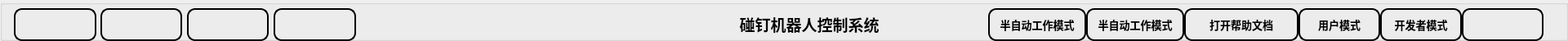
   <widget class="QGroupBox" name="groupBox">
    <property name="geometry">
     <rect>
      <x>9</x>
      <y>9</y>
      <width>1920</width>
      <height>50</height>
     </rect>
    </property>
    <property name="minimumSize">
     <size>
      <width>1920</width>
      <height>50</height>
     </size>
    </property>
    <property name="maximumSize">
     <size>
      <width>1960</width>
      <height>45</height>
     </size>
    </property>
    <property name="styleSheet">
     <string notr="true">QGroupBox#groupBox{
	background-color: qlineargradient(spread:pad, x1:0, y1:1, x2:0, y2:0, stop:0 rgba(125, 160, 255, 0), stop:1 rgba(125, 160, 255, 255));
	border: none;
}</string>
    </property>
    <property name="title">
     <string/>
    </property>
    <widget class="QPushButton" name="btn_developerMode_">
     <property name="geometry">
      <rect>
       <x>1690</x>
       <y>10</y>
       <width>100</width>
       <height>40</height>
      </rect>
     </property>
     <property name="minimumSize">
      <size>
       <width>100</width>
       <height>40</height>
      </size>
     </property>
     <property name="maximumSize">
      <size>
       <width>120</width>
       <height>60</height>
      </size>
     </property>
     <property name="font">
      <font>
       <family>等线</family>
       <pointsize>10</pointsize>
       <weight>75</weight>
       <bold>true</bold>
      </font>
     </property>
     <property name="cursor">
      <cursorShape>PointingHandCursor</cursorShape>
     </property>
     <property name="styleSheet">
      <string notr="true">QPushButton {
    border: 2px solid black;
    border-radius: 10px;
}</string>
     </property>
     <property name="text">
      <string>开发者模式</string>
     </property>
    </widget>
    <widget class="QPushButton" name="btn_userMode_">
     <property name="geometry">
      <rect>
       <x>1590</x>
       <y>10</y>
       <width>100</width>
       <height>40</height>
      </rect>
     </property>
     <property name="minimumSize">
      <size>
       <width>100</width>
       <height>40</height>
      </size>
     </property>
     <property name="maximumSize">
      <size>
       <width>120</width>
       <height>60</height>
      </size>
     </property>
     <property name="font">
      <font>
       <family>等线</family>
       <pointsize>10</pointsize>
       <weight>75</weight>
       <bold>true</bold>
      </font>
     </property>
     <property name="cursor">
      <cursorShape>PointingHandCursor</cursorShape>
     </property>
     <property name="styleSheet">
      <string notr="true">QPushButton {
    border: 2px solid black;
    border-radius: 10px;
}</string>
     </property>
     <property name="text">
      <string>用户模式</string>
     </property>
    </widget>
    <widget class="QPushButton" name="btn_cleanError_">
     <property name="geometry">
      <rect>
       <x>229</x>
       <y>10</y>
       <width>100</width>
       <height>40</height>
      </rect>
     </property>
     <property name="minimumSize">
      <size>
       <width>100</width>
       <height>40</height>
      </size>
     </property>
     <property name="maximumSize">
      <size>
       <width>120</width>
       <height>30</height>
      </size>
     </property>
     <property name="font">
      <font>
       <family>等线</family>
       <pointsize>14</pointsize>
      </font>
     </property>
     <property name="cursor">
      <cursorShape>PointingHandCursor</cursorShape>
     </property>
     <property name="styleSheet">
      <string notr="true">QPushButton{
	border-radius:10%;
	border:2px solid black;
	image: url(:/img/images/icon_cleanError.png);
}
QPushButton::pressed{
	background-color: rgb(131, 255, 148);
}



</string>
     </property>
     <property name="text">
      <string/>
     </property>
    </widget>
    <widget class="QPushButton" name="btn_errorStop_">
     <property name="geometry">
      <rect>
       <x>335</x>
       <y>10</y>
       <width>101</width>
       <height>40</height>
      </rect>
     </property>
     <property name="minimumSize">
      <size>
       <width>100</width>
       <height>40</height>
      </size>
     </property>
     <property name="maximumSize">
      <size>
       <width>120</width>
       <height>30</height>
      </size>
     </property>
     <property name="font">
      <font>
       <family>等线</family>
       <pointsize>14</pointsize>
      </font>
     </property>
     <property name="cursor">
      <cursorShape>PointingHandCursor</cursorShape>
     </property>
     <property name="styleSheet">
      <string notr="true">QPushButton{
	border-radius:10%;
	border:2px solid black;
	image: url(:/img/images/icon_emerStop.png);
}
QPushButton:pressed{
	background-color: rgb(131, 255, 148);
}



</string>
     </property>
     <property name="text">
      <string/>
     </property>
    </widget>
    <widget class="QPushButton" name="btn_enable_">
     <property name="geometry">
      <rect>
       <x>17</x>
       <y>10</y>
       <width>101</width>
       <height>40</height>
      </rect>
     </property>
     <property name="minimumSize">
      <size>
       <width>100</width>
       <height>40</height>
      </size>
     </property>
     <property name="maximumSize">
      <size>
       <width>120</width>
       <height>30</height>
      </size>
     </property>
     <property name="font">
      <font>
       <family>等线</family>
       <pointsize>14</pointsize>
      </font>
     </property>
     <property name="cursor">
      <cursorShape>PointingHandCursor</cursorShape>
     </property>
     <property name="styleSheet">
      <string notr="true">QPushButton {
   border-radius:10%;
   border:2px solid black;
   image: url(:/img/images/icon_enable.png);
}

QPushButton::pressed{
	background-color: rgb(131, 255, 148);
}


</string>
     </property>
     <property name="text">
      <string/>
     </property>
    </widget>
    <widget class="QPushButton" name="btn_disable_">
     <property name="geometry">
      <rect>
       <x>123</x>
       <y>10</y>
       <width>100</width>
       <height>40</height>
      </rect>
     </property>
     <property name="minimumSize">
      <size>
       <width>100</width>
       <height>40</height>
      </size>
     </property>
     <property name="maximumSize">
      <size>
       <width>120</width>
       <height>30</height>
      </size>
     </property>
     <property name="font">
      <font>
       <family>等线</family>
       <pointsize>14</pointsize>
      </font>
     </property>
     <property name="cursor">
      <cursorShape>PointingHandCursor</cursorShape>
     </property>
     <property name="styleSheet">
      <string notr="true">QPushButton {
   border-radius:10%;
	border:2px solid black;
	image: url(:/img/images/icon_disable.png);
}

QPushButton::pressed{
	background-color: rgb(131, 255, 148);
}







</string>
     </property>
     <property name="text">
      <string/>
     </property>
    </widget>
    <widget class="QLabel" name="label_title">
     <property name="geometry">
      <rect>
       <x>791</x>
       <y>9</y>
       <width>400</width>
       <height>40</height>
      </rect>
     </property>
     <property name="sizePolicy">
      <sizepolicy hsizetype="Minimum" vsizetype="Minimum">
       <horstretch>0</horstretch>
       <verstretch>0</verstretch>
      </sizepolicy>
     </property>
     <property name="minimumSize">
      <size>
       <width>400</width>
       <height>40</height>
      </size>
     </property>
     <property name="maximumSize">
      <size>
       <width>600</width>
       <height>40</height>
      </size>
     </property>
     <property name="font">
      <font>
       <family>Agency FB</family>
       <pointsize>14</pointsize>
       <weight>75</weight>
       <bold>true</bold>
      </font>
     </property>
     <property name="styleSheet">
      <string notr="true">border: none;</string>
     </property>
     <property name="text">
      <string>碰钉机器人控制系统</string>
     </property>
     <property name="alignment">
      <set>Qt::AlignCenter</set>
     </property>
    </widget>
    <widget class="QPushButton" name="btn_exit">
     <property name="geometry">
      <rect>
       <x>1790</x>
       <y>10</y>
       <width>100</width>
       <height>40</height>
      </rect>
     </property>
     <property name="minimumSize">
      <size>
       <width>100</width>
       <height>40</height>
      </size>
     </property>
     <property name="maximumSize">
      <size>
       <width>120</width>
       <height>25</height>
      </size>
     </property>
     <property name="font">
      <font>
       <family>等线</family>
       <pointsize>14</pointsize>
      </font>
     </property>
     <property name="cursor">
      <cursorShape>PointingHandCursor</cursorShape>
     </property>
     <property name="styleSheet">
      <string notr="true">QPushButton#btn_exit{
	border-radius:10%;
	border:2px solid black;
	image: url(:/img/images/icon_exit.png);
}
QPushButton#btn_exit:pressed{
	background-color: rgb(131, 255, 148);
}


</string>
     </property>
     <property name="text">
      <string/>
     </property>
    </widget>
    <widget class="QPushButton" name="btn_working_mode">
     <property name="geometry">
      <rect>
       <x>1330</x>
       <y>10</y>
       <width>120</width>
       <height>40</height>
      </rect>
     </property>
     <property name="minimumSize">
      <size>
       <width>100</width>
       <height>40</height>
      </size>
     </property>
     <property name="maximumSize">
      <size>
       <width>120</width>
       <height>60</height>
      </size>
     </property>
     <property name="font">
      <font>
       <family>等线</family>
       <pointsize>10</pointsize>
       <weight>75</weight>
       <bold>true</bold>
      </font>
     </property>
     <property name="cursor">
      <cursorShape>PointingHandCursor</cursorShape>
     </property>
     <property name="styleSheet">
      <string notr="true">QPushButton {
    border: 2px solid black;
    border-radius: 10px;
}</string>
     </property>
     <property name="text">
      <string>半自动工作模式</string>
     </property>
     <property name="iconSize">
      <size>
       <width>16</width>
       <height>16</height>
      </size>
     </property>
    </widget>
    <widget class="QPushButton" name="btn_open_document">
     <property name="geometry">
      <rect>
       <x>1450</x>
       <y>10</y>
       <width>140</width>
       <height>40</height>
      </rect>
     </property>
     <property name="font">
      <font>
       <family>等线</family>
       <pointsize>10</pointsize>
       <weight>75</weight>
       <italic>false</italic>
       <bold>true</bold>
      </font>
     </property>
     <property name="cursor">
      <cursorShape>PointingHandCursor</cursorShape>
     </property>
     <property name="styleSheet">
      <string notr="true">QPushButton {
    border: 2px solid black;
    border-radius: 10px;
}
QPushButton:hover {
    border: 2px solid red;
    border-radius: 10px;
}

QPushButton:pressed {
    border: 2px solid green;
    border-radius: 10px;
}</string>
     </property>
     <property name="text">
      <string>打开帮助文档</string>
     </property>
    </widget>
    <widget class="QPushButton" name="btn_working_scenario">
     <property name="geometry">
      <rect>
       <x>1210</x>
       <y>10</y>
       <width>120</width>
       <height>40</height>
      </rect>
     </property>
     <property name="minimumSize">
      <size>
       <width>100</width>
       <height>40</height>
      </size>
     </property>
     <property name="maximumSize">
      <size>
       <width>120</width>
       <height>60</height>
      </size>
     </property>
     <property name="font">
      <font>
       <family>等线</family>
       <pointsize>10</pointsize>
       <weight>75</weight>
       <bold>true</bold>
      </font>
     </property>
     <property name="cursor">
      <cursorShape>PointingHandCursor</cursorShape>
     </property>
     <property name="styleSheet">
      <string notr="true">QPushButton {
    border: 2px solid black;
    border-radius: 10px;
}</string>
     </property>
     <property name="text">
      <string>半自动工作模式</string>
     </property>
     <property name="iconSize">
      <size>
       <width>16</width>
       <height>16</height>
      </size>
     </property>
    </widget>
   </widget>
